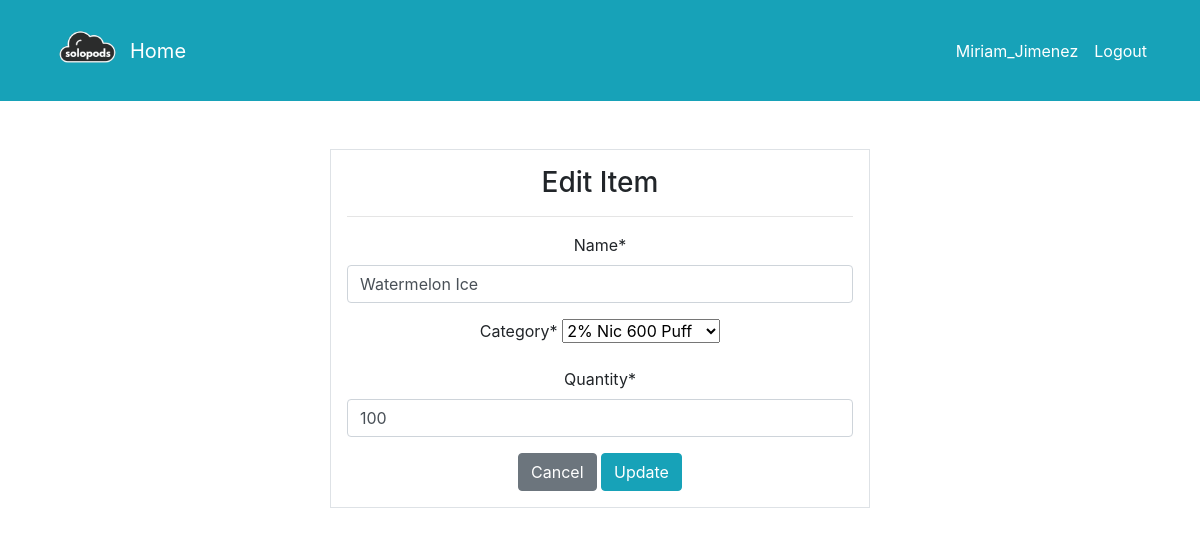
Page /product/update/8/ (signed in) on the earlier database version.
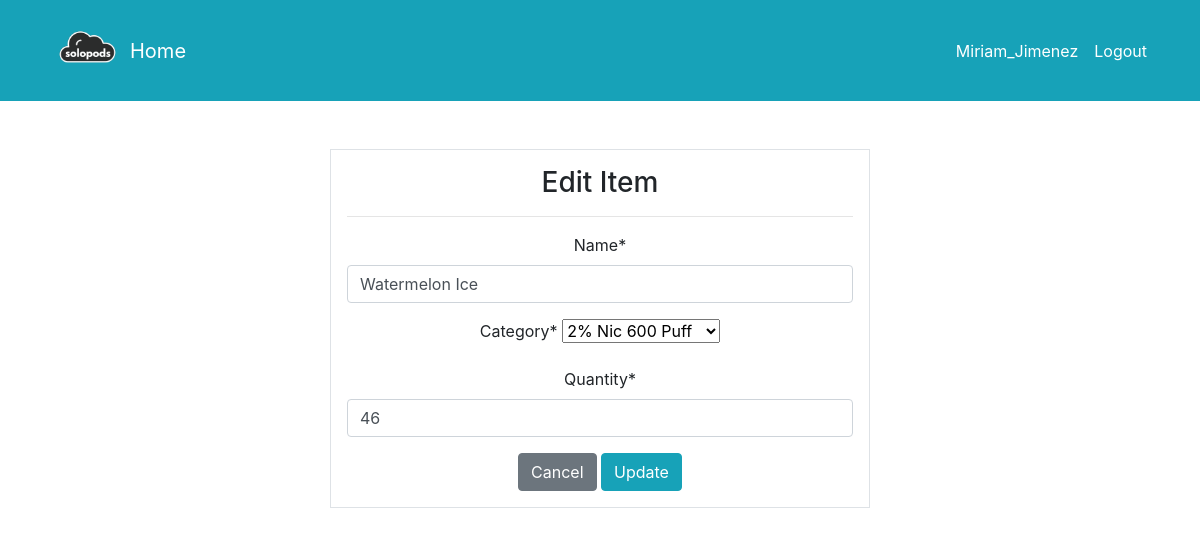
Same page on the later database version.
### dashboard/models.py (models this page shows, shortened)
class Product(models.Model):
    name = models.CharField(max_length=100, null=True)
    category = models.CharField(max_length=20, choices=CATEGORY, null=True)
    quantity = models.PositiveIntegerField(null=True)
    iva_rate = models.DecimalField(max_digits=5, decimal_places=2, null=True)
    class Meta:
        verbose_name_plural = 'Product'

### dashboard/views.py (the view)
# urls.py: path('product/update/<int:pk>/', views.product_update, name='dashboard-product-update'),
@login_required
def product_update(request, pk):
    item = Product.objects.get(id=pk)
    if request.method=='POST':
        form = ProductForm(request.POST, instance=item)
        if form.is_valid():
            form.save()
            return redirect('dashboard-product')
    else:
        form = ProductForm(instance=item)
    context = {
        'form': form,
    }
    return render(request, 'dashboard/product_update.html', context)

### dashboard/forms.py
class ProductForm(forms.ModelForm):
    class Meta:
        model = Product
        fields = ['name', 'category', 'quantity']

### templates/dashboard/product_update.html (shortened to what this page needs)
{% extends 'partials/base.html' %}
{% load crispy_forms_tags %}
{% block content %}
<div class="container">
    <div class="row mt-5">
        <div class="col-md-6 offset-md-3">
            <div class="border bg-white p-3">
                <h3>Edit Item</h3>
                <hr>
                <form method="POST">
                    {{ form|crispy }}
                    <a class="btn btn-secondary" href="{% url 'dashboard-product' %}">Cancel</a>
                    <input class="btn btn-info" type="submit" value="Update">
                </form>
            </div>
        </div>
    </div>
</div>
{% endblock %}

Differences in the rows shown:
changed Product "Watermelon Ice": quantity "100" → "46"
